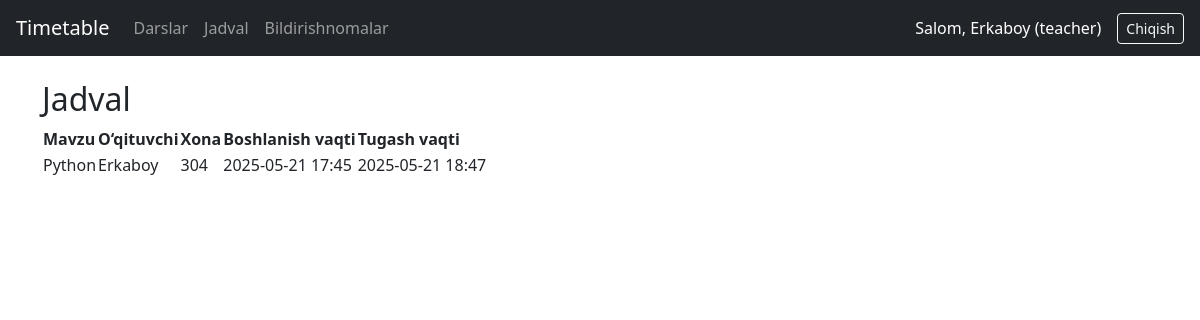
/timetable/ (signed in), run on the app's committed database.
### core/models.py (models this page shows, shortened)
class User(AbstractUser):
    ROLE_CHOICES = (
        ('superadmin', 'Super Admin'),
        ('admin', 'Admin'),
        ('teacher', 'Teacher'),
        ('student', 'Student'),
    )
    role = models.CharField(max_length=20, choices=ROLE_CHOICES)
    group = models.ForeignKey('Group', on_delete=models.SET_NULL, null=True, blank=True)

class Lesson(models.Model):
    subject = models.CharField(max_length=100)
    teacher = models.ForeignKey(
        User,
        limit_choices_to={'role': 'teacher'},
        on_delete=models.CASCADE,
        related_name='lessons_as_teacher'  # Bu yerda related_name qo'shildi
    )
    students = models.ManyToManyField(
        User,
        limit_choices_to={'role': 'student'},
        blank=True,
        related_name='lessons_as_student'  # Bu yerda ham related_name qo'shildi
    )
    room = models.ForeignKey(Room, on_delete=models.SET_NULL, null=True)
    groups = models.ManyToManyField(Group, related_name='lessons')
    start_time = models.DateTimeField()
    end_time = models.DateTimeField()
    is_canceled = models.BooleanField(default=False)

class Room(models.Model):
    name = models.CharField(max_length=50)

### core/views.py (the view)
# urls.py: path('timetable/', views.timetable_view, name='timetable'),
@login_required
def timetable_view(request):
    if request.user.role == 'student':
        lessons = Lesson.objects.filter(students=request.user, is_canceled=False).order_by('start_time')
    elif request.user.role == 'teacher':
        lessons = Lesson.objects.filter(teacher=request.user, is_canceled=False).order_by('start_time')
    else:
        lessons = Lesson.objects.filter(is_canceled=False).order_by('start_time')
    return render(request, 'core/timetable.html', {'lessons': lessons})

### core/templates/core/timetable.html
{% extends "core/base.html" %}
{% block content %}
<h2>Jadval</h2>
<table>
    <tr>
        <th>Mavzu</th>
        <th>O‘qituvchi</th>
        <th>Xona</th>
        <th>Boshlanish vaqti</th>
        <th>Tugash vaqti</th>
    </tr>
    {% for lesson in lessons %}
    <tr>
        <td>{{ lesson.subject }}</td>
        <td>{{ lesson.teacher.username }}</td>
        <td>{{ lesson.room.name }}</td>
        <td>{{ lesson.start_time|date:"Y-m-d H:i" }}</td>
        <td>{{ lesson.end_time|date:"Y-m-d H:i" }}</td>
    </tr>
    {% empty %}
    <tr><td colspan="5">Jadval bo‘sh.</td></tr>
    {% endfor %}
</table>
{% endblock %}

### core/templates/core/base.html (shortened to what this page needs)
<!DOCTYPE html>
<html lang="uz">
<head>
    <link href="https://cdn.jsdelivr.net/npm/bootstrap@5.3.3/dist/css/bootstrap.min.css" rel="stylesheet">
</head>
<body>
    <nav class="navbar navbar-expand-lg navbar-dark bg-dark px-3">
        <a class="navbar-brand" href="#">Timetable</a>
        <div class="collapse navbar-collapse">
            <ul class="navbar-nav me-auto">
                {% if user.is_authenticated %}
                    <li class="nav-item">
                        <a class="nav-link" href="{% url 'lesson_list' %}">Darslar</a>
                    </li>
                    <li class="nav-item">
                        <a class="nav-link" href="{% url 'timetable' %}">Jadval</a>
                    </li>
                    <li class="nav-item">
                        <a class="nav-link" href="{% url 'notifications' %}">Bildirishnomalar</a>
                    </li>
                {% endif %}
            </ul>
            <ul class="navbar-nav">
                {% if user.is_authenticated %}
                    <li class="nav-item text-white me-3 d-flex align-items-center">
                        Salom, {{ user.username }} ({{ user.role }})
                    </li>
                    <li class="nav-item">
                        <form method="post" action="{% url 'logout' %}">
                            <button type="submit" class="btn btn-outline-light btn-sm">Chiqish</button>
                        </form>
                    </li>
                {% else %}
                    <li class="nav-item">
                        <a class="nav-link btn btn-outline-light btn-sm" href="{% url 'login' %}">Kirish</a>
                    </li>
                {% endif %}
            </ul>
        </div>
    </nav>
    <div class="container mt-4">
        {% block content %}
        {% endblock %}
    </div>
</body>
</html>

### data on the page
User: username "Erkaboy", role "teacher"
Lesson: subject "Python", teacher.username "Erkaboy", room.name "304", start_time "2025-05-21 17:45", end_time "2025-05-21 18:47"
